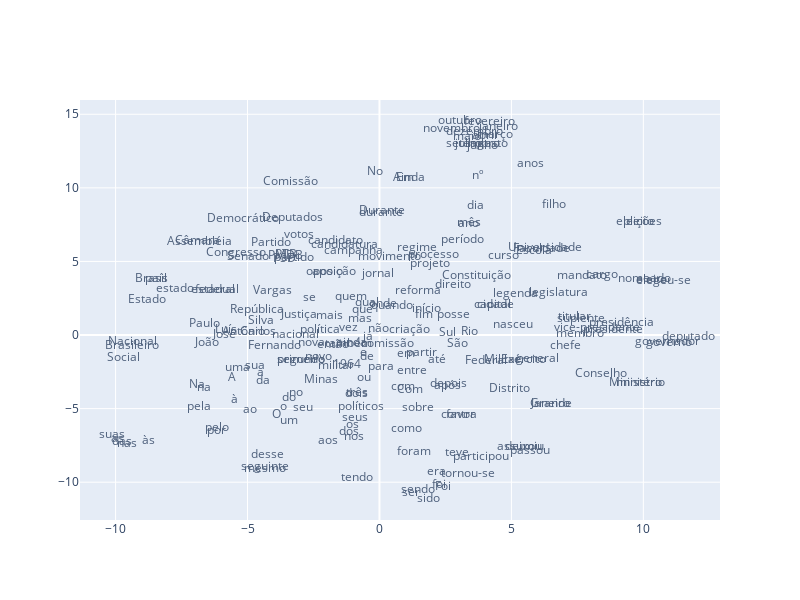

Here is the notebook cell this chart was saved with:
### Code cell
plot_with_plotly(x_vals, y_vals, labels)

### Figure 1 — Plotly figure (JSON) as saved in the notebook; plotly's stock layout.template omitted (floating-point values rounded to 4 significant figures; data arrays with more than 128 entries replaced by an {"elided": "..."} marker saying what was removed)
{"data": [{"mode": "text", "opacity": 0.8, "text": {"elided": "201 str values"}, "type": "scatter", "x": {"elided": "201 float values"}, "y": {"elided": "201 float values"}}], "layout": {"autosize": false, "height": 600, "width": 800, "xaxis": {"autorange": true, "range": [-11.35, 12.9], "type": "linear"}, "yaxis": {"autorange": true, "range": [-12.57, 15.97], "type": "linear"}}}
